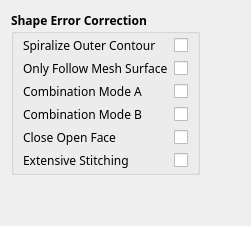
     <widget class="QWidget" name="tab_other">
      <attribute name="title">
       <string>Other</string>
      </attribute>
      <layout class="QGridLayout" name="gridLayout_2">
       <item row="1" column="0">
        <widget class="QGroupBox" name="groupBox_33">
         <property name="sizePolicy">
          <sizepolicy hsizetype="Preferred" vsizetype="Preferred">
           <horstretch>0</horstretch>
           <verstretch>0</verstretch>
          </sizepolicy>
         </property>
         <property name="minimumSize">
          <size>
           <width>0</width>
           <height>0</height>
          </size>
         </property>
         <property name="font">
          <font>
           <family>맑은 고딕</family>
           <pointsize>9</pointsize>
           <weight>75</weight>
           <bold>true</bold>
          </font>
         </property>
         <property name="title">
          <string>Shape Error Correction</string>
         </property>
         <property name="checkable">
          <bool>false</bool>
         </property>
         <layout class="QGridLayout" name="gridLayout_50" columnstretch="2,0">
          <property name="topMargin">
           <number>3</number>
          </property>
          <property name="bottomMargin">
           <number>3</number>
          </property>
          <item row="1" column="1">
           <widget class="CustomCheckBox" name="checkBox_simple_mode_common">
            <property name="sizePolicy">
             <sizepolicy hsizetype="Preferred" vsizetype="Fixed">
              <horstretch>0</horstretch>
              <verstretch>0</verstretch>
             </sizepolicy>
            </property>
            <property name="minimumSize">
             <size>
              <width>0</width>
              <height>0</height>
             </size>
            </property>
            <property name="maximumSize">
             <size>
              <width>16777215</width>
              <height>16777215</height>
             </size>
            </property>
            <property name="font">
             <font>
              <family>Arial</family>
              <pointsize>9</pointsize>
             </font>
            </property>
            <property name="toolTip">
             <string>only_follow_mesh_tooltip</string>
            </property>
            <property name="layoutDirection">
             <enum>Qt::RightToLeft</enum>
            </property>
            <property name="text">
             <string/>
            </property>
            <property name="originalValue" stdset="0">
             <bool>false</bool>
            </property>
           </widget>
          </item>
          <item row="3" column="0">
           <widget class="QLabel" name="label_fix_horrible_union_all_type_b_common">
            <property name="sizePolicy">
             <sizepolicy hsizetype="Preferred" vsizetype="Preferred">
              <horstretch>0</horstretch>
              <verstretch>0</verstretch>
             </sizepolicy>
            </property>
            <property name="minimumSize">
             <size>
              <width>0</width>
              <height>0</height>
             </size>
            </property>
            <property name="maximumSize">
             <size>
              <width>16777215</width>
              <height>16777215</height>
             </size>
            </property>
            <property name="font">
             <font>
              <family>맑은 고딕</family>
              <pointsize>9</pointsize>
              <weight>50</weight>
              <bold>false</bold>
             </font>
            </property>
            <property name="toolTip">
             <string>combination_mode_b_tooltip</string>
            </property>
            <property name="text">
             <string>Combination Mode B</string>
            </property>
           </widget>
          </item>
          <item row="4" column="1">
           <widget class="CustomCheckBox" name="checkBox_fix_horrible_use_open_bits_common">
            <property name="sizePolicy">
             <sizepolicy hsizetype="Preferred" vsizetype="Fixed">
              <horstretch>0</horstretch>
              <verstretch>0</verstretch>
             </sizepolicy>
            </property>
            <property name="minimumSize">
             <size>
              <width>0</width>
              <height>0</height>
             </size>
            </property>
            <property name="maximumSize">
             <size>
              <width>16777215</width>
              <height>16777215</height>
             </size>
            </property>
            <property name="font">
             <font>
              <family>Arial</family>
              <pointsize>9</pointsize>
             </font>
            </property>
            <property name="toolTip">
             <string>keep_open_faces_tooltip</string>
            </property>
            <property name="layoutDirection">
             <enum>Qt::RightToLeft</enum>
            </property>
            <property name="text">
             <string/>
            </property>
            <property name="originalValue" stdset="0">
             <bool>false</bool>
            </property>
           </widget>
          </item>
          <item row="1" column="0">
           <widget class="QLabel" name="label_simple_mode_common">
            <property name="sizePolicy">
             <sizepolicy hsizetype="Preferred" vsizetype="Preferred">
              <horstretch>0</horstretch>
              <verstretch>0</verstretch>
             </sizepolicy>
            </property>
            <property name="minimumSize">
             <size>
              <width>0</width>
              <height>0</height>
             </size>
            </property>
            <property name="maximumSize">
             <size>
              <width>16777215</width>
              <height>16777215</height>
             </size>
            </property>
            <property name="font">
             <font>
              <family>맑은 고딕</family>
              <pointsize>9</pointsize>
              <weight>50</weight>
              <bold>false</bold>
             </font>
            </property>
            <property name="toolTip">
             <string>only_follow_mesh_tooltip</string>
            </property>
            <property name="text">
             <string>Only Follow Mesh Surface</string>
            </property>
           </widget>
          </item>
          <item row="2" column="0">
           <widget class="QLabel" name="label_fix_horrible_union_all_type_a_common">
            <property name="sizePolicy">
             <sizepolicy hsizetype="Preferred" vsizetype="Preferred">
              <horstretch>0</horstretch>
              <verstretch>0</verstretch>
             </sizepolicy>
            </property>
            <property name="minimumSize">
             <size>
              <width>0</width>
              <height>0</height>
             </size>
            </property>
            <property name="maximumSize">
             <size>
              <width>16777215</width>
              <height>16777215</height>
             </size>
            </property>
            <property name="font">
             <font>
              <family>맑은 고딕</family>
              <pointsize>9</pointsize>
              <weight>50</weight>
              <bold>false</bold>
             </font>
            </property>
            <property name="toolTip">
             <string>combination_mode_a_tooltip</string>
            </property>
            <property name="text">
             <string>Combination Mode A</string>
            </property>
           </widget>
          </item>
          <item row="2" column="1">
           <widget class="CustomCheckBox" name="checkBox_fix_horrible_union_all_type_a_common">
            <property name="sizePolicy">
             <sizepolicy hsizetype="Preferred" vsizetype="Fixed">
              <horstretch>0</horstretch>
              <verstretch>0</verstretch>
             </sizepolicy>
            </property>
            <property name="minimumSize">
             <size>
              <width>0</width>
              <height>0</height>
             </size>
            </property>
            <property name="maximumSize">
             <size>
              <width>16777215</width>
              <height>16777215</height>
             </size>
            </property>
            <property name="font">
             <font>
              <family>Arial</family>
              <pointsize>9</pointsize>
             </font>
            </property>
            <property name="toolTip">
             <string>combination_mode_a_tooltip</string>
            </property>
            <property name="layoutDirection">
             <enum>Qt::RightToLeft</enum>
            </property>
            <property name="text">
             <string/>
            </property>
            <property name="originalValue" stdset="0">
             <bool>false</bool>
            </property>
           </widget>
          </item>
          <item row="3" column="1">
           <widget class="CustomCheckBox" name="checkBox_fix_horrible_union_all_type_b_common">
            <property name="sizePolicy">
             <sizepolicy hsizetype="Preferred" vsizetype="Fixed">
              <horstretch>0</horstretch>
              <verstretch>0</verstretch>
             </sizepolicy>
            </property>
            <property name="minimumSize">
             <size>
              <width>0</width>
              <height>0</height>
             </size>
            </property>
            <property name="maximumSize">
             <size>
              <width>16777215</width>
              <height>16777215</height>
             </size>
            </property>
            <property name="font">
             <font>
              <family>Arial</family>
              <pointsize>9</pointsize>
             </font>
            </property>
            <property name="toolTip">
             <string>combination_mode_b_tooltip</string>
            </property>
            <property name="layoutDirection">
             <enum>Qt::RightToLeft</enum>
            </property>
            <property name="text">
             <string/>
            </property>
            <property name="originalValue" stdset="0">
             <bool>false</bool>
            </property>
           </widget>
          </item>
          <item row="4" column="0">
           <widget class="QLabel" name="label_fix_horrible_use_open_bits_common">
            <property name="sizePolicy">
             <sizepolicy hsizetype="Preferred" vsizetype="Preferred">
              <horstretch>0</horstretch>
              <verstretch>0</verstretch>
             </sizepolicy>
            </property>
            <property name="minimumSize">
             <size>
              <width>0</width>
              <height>0</height>
             </size>
            </property>
            <property name="maximumSize">
             <size>
              <width>16777215</width>
              <height>16777215</height>
             </size>
            </property>
            <property name="font">
             <font>
              <family>맑은 고딕</family>
              <pointsize>9</pointsize>
              <weight>50</weight>
              <bold>false</bold>
             </font>
            </property>
            <property name="toolTip">
             <string>keep_open_faces_tooltip</string>
            </property>
            <property name="text">
             <string>Close Open Face</string>
            </property>
           </widget>
          </item>
          <item row="5" column="1">
           <widget class="CustomCheckBox" name="checkBox_fix_horrible_extensive_stitching_common">
            <property name="sizePolicy">
             <sizepolicy hsizetype="Preferred" vsizetype="Fixed">
              <horstretch>0</horstretch>
              <verstretch>0</verstretch>
             </sizepolicy>
            </property>
            <property name="minimumSize">
             <size>
              <width>0</width>
              <height>0</height>
             </size>
            </property>
            <property name="maximumSize">
             <size>
              <width>16777215</width>
              <height>16777215</height>
             </size>
            </property>
            <property name="font">
             <font>
              <family>Arial</family>
              <pointsize>9</pointsize>
             </font>
            </property>
            <property name="toolTip">
             <string>extensive_stitching_tooltip</string>
            </property>
            <property name="layoutDirection">
             <enum>Qt::RightToLeft</enum>
            </property>
            <property name="text">
             <string/>
            </property>
            <property name="originalValue" stdset="0">
             <bool>false</bool>
            </property>
           </widget>
          </item>
          <item row="5" column="0">
           <widget class="QLabel" name="label_fix_horrible_extensive_stitching_common">
            <property name="sizePolicy">
             <sizepolicy hsizetype="Preferred" vsizetype="Preferred">
              <horstretch>0</horstretch>
              <verstretch>0</verstretch>
             </sizepolicy>
            </property>
            <property name="minimumSize">
             <size>
              <width>0</width>
              <height>0</height>
             </size>
            </property>
            <property name="maximumSize">
             <size>
              <width>16777215</width>
              <height>16777215</height>
             </size>
            </property>
            <property name="font">
             <font>
              <family>맑은 고딕</family>
              <pointsize>9</pointsize>
              <weight>50</weight>
              <bold>false</bold>
             </font>
            </property>
            <property name="toolTip">
             <string>extensive_stitching_tooltip</string>
            </property>
            <property name="text">
             <string>Extensive Stitching</string>
            </property>
           </widget>
          </item>
          <item row="0" column="1">
           <widget class="CustomCheckBox" name="checkBox_spiralize_common">
            <property name="minimumSize">
             <size>
              <width>0</width>
              <height>0</height>
             </size>
            </property>
            <property name="maximumSize">
             <size>
              <width>16777215</width>
              <height>16777215</height>
             </size>
            </property>
            <property name="toolTip">
             <string>spiralize_outer_contour_tooltip</string>
            </property>
            <property name="layoutDirection">
             <enum>Qt::RightToLeft</enum>
            </property>
            <property name="text">
             <string/>
            </property>
            <property name="originalValue" stdset="0">
             <bool>false</bool>
            </property>
           </widget>
          </item>
          <item row="0" column="0">
           <widget class="QLabel" name="label_spiralize_common">
            <property name="minimumSize">
             <size>
              <width>0</width>
              <height>0</height>
             </size>
            </property>
            <property name="font">
             <font>
              <family>맑은 고딕</family>
              <pointsize>9</pointsize>
              <weight>50</weight>
              <bold>false</bold>
             </font>
            </property>
            <property name="toolTip">
             <string>spiralize_outer_contour_tooltip</string>
            </property>
            <property name="text">
             <string>Spiralize Outer Contour</string>
            </property>
           </widget>
          </item>
         </layout>
        </widget>
       </item>
       <item row="1" column="1">
        <spacer name="horizontalSpacer_2">
         <property name="orientation">
          <enum>Qt::Horizontal</enum>
         </property>
         <property name="sizeHint" stdset="0">
          <size>
           <width>40</width>
           <height>20</height>
          </size>
         </property>
        </spacer>
       </item>
       <item row="2" column="0">
        <spacer name="verticalSpacer_14">
         <property name="orientation">
          <enum>Qt::Vertical</enum>
         </property>
         <property name="sizeHint" stdset="0">
          <size>
           <width>20</width>
           <height>40</height>
          </size>
         </property>
        </spacer>
       </item>
      </layout>
     </widget>
